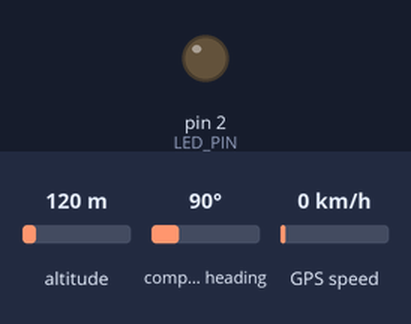
A sketch run on a simulated Arduino Uno, built with avr-gcc and run on an emulated ATmega328P. Parts: output pins drawn as LEDs (lit = HIGH). Dashed ring = blinking. The inputs (shaded band) are chosen by the test bench; at power-on: altitude 120 m, compass heading 90°, GPS speed 0 km/h. Storage starts empty; the GPS gets a fix after 3 s at 37.7749, -122.4194 with 8 satellites.

Above: at 1.5 s.
At 3.5 s:
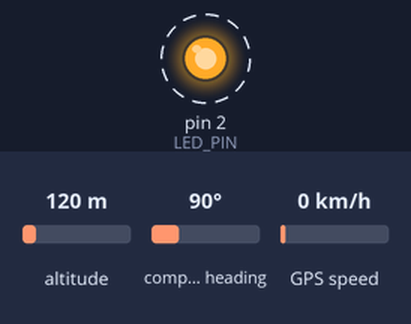
Timing chart, 0 to 4.6 s (numbered marks = the images above):
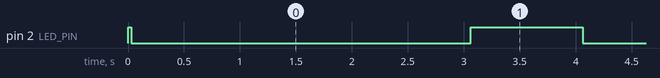

Measured:
- by itself, pin 2 (LED_PIN): repeats every 2.0 s: HIGH 1.0 s, LOW 1.0 s

The sketch:

tracker.ino
```cpp
//tells the compiler whether attempt to connect to a computer
//to display debug info if debug is false all debug related
//items are not compliled, Increasing speed and reducing size
#define DEBUG false

//Required for GPS
#include <TinyGPS++.h>
#include <SoftwareSerial.h>

//Required for SD
#include <SPI.h>
#include <SdFat.h>

//Constants
const char WRITES_PER_FLUSH = 16;
const int DEBUG_BAUD = 115200;
const int GPS_BAUD = 19200;

//PINS
const int LED_PIN = 2;
const int PIN_RX = 3, PIN_TX = 4;
const int PIN_CS = 8;

//SD card handler
SdFat sd;
//Session file
SdFile file;
//GPS handler object
TinyGPSPlus gps;
//Software serial used to communicate with GPS
//TODO: Move the GPS to regular serial for final version
SoftwareSerial ss(PIN_RX, PIN_TX);
//Name of the session file
//const char stuff seems odd
//But is necessary for sdfat to not throw a fit
char* fileName;

//Writes since last flush
byte writes = 0;

//Used for tracking LED
bool led = false;

void setup() {
  //LED
  pinMode(LED_PIN, OUTPUT);
  digitalWrite(LED_PIN, HIGH);

  //Starts communication with computer
  #if DEBUG
    Serial.begin(DEBUG_BAUD);
    Serial.println("Elijah by Eddy Dunton");
  #endif
  //Starts communication with GPS
  ss.begin(GPS_BAUD);

  //Checks that valid SD is found
  if (!sd.begin(PIN_CS)) {
    //If not: complains and stops
    #if DEBUG
      Serial.println("SD Failed");
    #endif
    sd.initErrorHalt();
    while (1);
  }

  #if DEBUG
    Serial.println("SD Passed");
  #endif

  getFileName();

  //Opens file
  if (! file.open(fileName, O_WRITE | O_CREAT)) {
    #if DEBUG
      Serial.println("File Failed");
    #endif
    while (1);
  }

  #if DEBUG
    Serial.println("File Passed");
  #endif

  digitalWrite(LED_PIN, LOW);
}

void loop() {
  #if DEBUG
    //Restarts if serial in is provided
    if (Serial.available() != 0) restart();

    unsigned long tStart = millis();
    unsigned long tFeed, tEnd;
  #endif

  //Feeds GPS handler
  feed();

  #if DEBUG
    tFeed = millis();
  #endif

  //Checks if gps has been updated
  if (gps.location.isUpdated()) {
    writePosition();

    led = !led;
    digitalWrite(LED_PIN, led);

    #if DEBUG
      tEnd = millis();
      Serial.print("DURATION:   FEED:");
      Serial.print(tFeed - tStart);
      Serial.print("ms    WRITE:");
      Serial.print(tEnd - tFeed);
      Serial.print("ms    TOTAL:");
      Serial.print(tEnd - tStart);
      Serial.print("ms\n\n");
    #endif
  }
}

/*
 * Sets global filename
 * File will always be in the root directory
 * Starts with session_aaa.tel
 * then increments the final 'a' char, after this reaches it moves back to the next 'a' and increments that
 * as you'll end up back at the start with an int overflow and I can't imagine
 * you're allowed to whack (null) in a filename
 */
void getFileName() {
  //Starting filename
  fileName = "session_aaa.tel";
  //Increments if taken
  while (sd.exists(fileName)) {
    char c = 10;
    fileName[c] ++;
    while (fileName[c] > 'z') {
      fileName[c] = 'a';
      c --;
      fileName[c] ++;
    }
  }

  #if DEBUG
    //Prints off name
    Serial.println(fileName);
  #endif
}

/*
 * Writes the current GPS to the SD card
 * In format:
 * (Little Endian)
 * 32 bit uint time
 * 32 bit float lat
 * 32 bit float long
 * 32 bit float mph
 * No delimiters are necessary
 * As every point takes up exactly 16 bytes
 * Opens and closes file in order to force the device to push the buffer
 */
void writePosition() {
  uint32_t currTime = gps.time.value();
  double latitude = gps.location.lat();
  double longitude = gps.location.lng();
  double milesperhour = gps.speed.mph();

  //Fills buffer
  file.write(&currTime, 4);
  //file.print(":");
  file.write(&latitude, 4);
  //file.print(":");
  file.write(&longitude, 4);
  //file.print(":");
  file.write(&milesperhour, 4);

  //Pushes buffer onto card
  writes ++;
  if (writes >= WRITES_PER_FLUSH) {
    file.flush();
    writes = 0;
  }

  //Prints off if in debug mode
  #if DEBUG
    Serial.print("TIME:");
    Serial.print(currTime);
    Serial.print('\t');

    Serial.print("LAT:");
    Serial.print(latitude);
    Serial.print('\t');

    Serial.print("LONG:");
    Serial.print(longitude);
    Serial.print('\t');

    Serial.print("MPH:");
    Serial.println(milesperhour);
  #endif
}

/**
 * Passes all available serial data to GPS Handler
 */
void feed() {
  while (ss.available()) {
    gps.encode(ss.read());
  }
}

#if DEBUG
  /**
   * Restarts the program
   */
  void restart() {
    Serial.end();
    file.close();
    ss.end();
    //Jumps to first line of program
    asm volatile("jmp 0;");
  }
#endif
```
